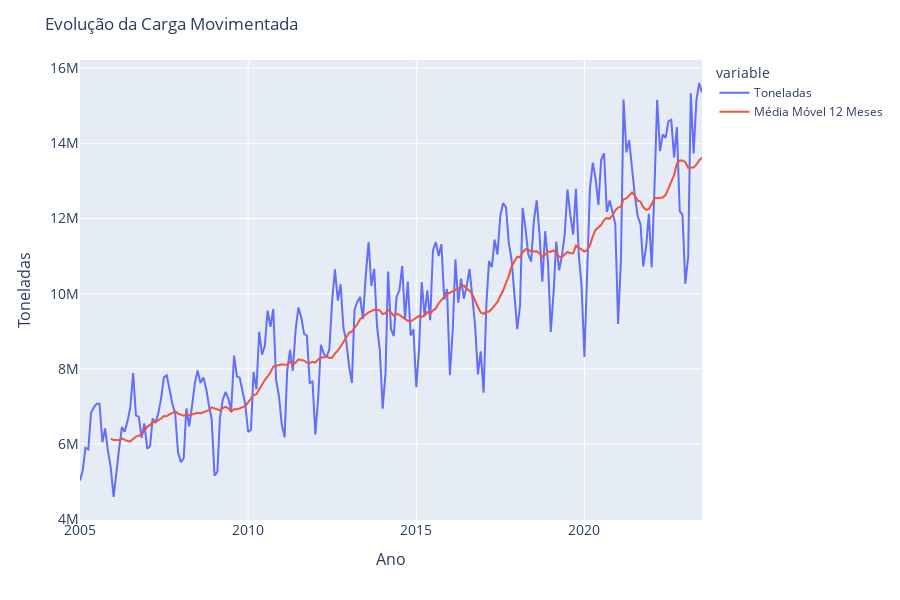
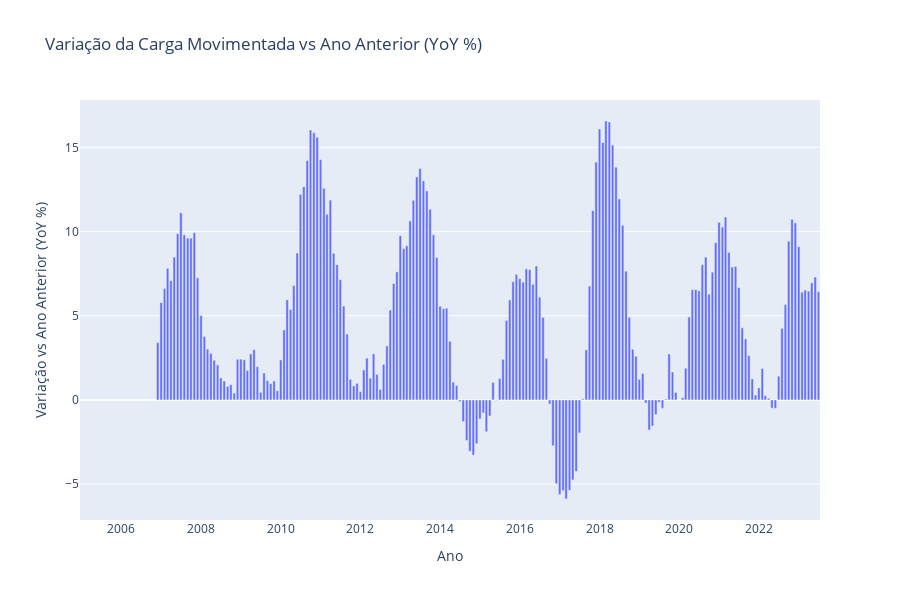

The code cell stored with these charts, in order, in its notebook:
### Markdown cell above
### Análise Temporal da Movimentação de Cargas
**Hipótese 1:** O crescimento do volume total de carga movimentado oscilou ao longo dos anos e tem tendência de crescimento.
- Visualização 1: Gráfico de linhas com a evolução das toneladas movimentadas anualmente e mensalmente.
- Visualização 2: Gráfico de barras com a variação vs ano anterior.

### Code cell
# Agrupando os dados por Data
grpMov = movimentacaoGeo.groupby(['Data']).agg(Toneladas=('Toneladas','sum')).reset_index()
grpMov['Média Móvel 12 Meses'] = grpMov['Toneladas'].rolling(window=12).mean()
grpMov['Acumulado_12_Meses'] = grpMov['Toneladas'].rolling(window=12).sum()
grpMov['Acumulado_12_Meses_Ano_Anterior'] = grpMov['Acumulado_12_Meses'].shift(12)
grpMov['Toneladas YoY %'] = ((grpMov['Acumulado_12_Meses'] / grpMov['Acumulado_12_Meses_Ano_Anterior']) - 1) * 100
display(grpMov)

# Gráfico de linha com a evolução do volume movimentado e a média móvel de 12 meses
fig = px.line(grpMov, x='Data', y=['Toneladas','Média Móvel 12 Meses'])
fig.update_layout(
    title='Evolução da Carga Movimentada',
    xaxis_tickfont_size=14,
    yaxis=dict(title='Toneladas', titlefont_size=16, tickfont_size=14),
    xaxis=dict(title='Ano', titlefont_size=16, tickfont_size=14),
    width=900,
    height=600)
fig.show()

fig = px.bar(grpMov, x='Data', y='Toneladas YoY %', 
             title='Variação da Carga Movimentada vs Ano Anterior (YoY %)')
fig.update_layout(
    xaxis_title='Ano',
    yaxis_title='Variação vs Ano Anterior (YoY %)',
    width=900,
    height=600)
fig.show()

### Figure 1 — Plotly figure (JSON) as saved in the notebook; plotly's stock layout.template omitted (floating-point values rounded to 4 significant figures; data arrays with more than 128 entries replaced by an {"elided": "..."} marker saying what was removed)
{"data": [{"hovertemplate": "variable=Toneladas<br>Data=%{x}<br>value=%{y}<extra></extra>", "legendgroup": "Toneladas", "line": {"color": "#636efa", "dash": "solid"}, "marker": {"symbol": "circle"}, "mode": "lines", "name": "Toneladas", "orientation": "v", "showlegend": true, "type": "scatter", "x": {"elided": "223 str values"}, "xaxis": "x", "y": {"elided": "223 float values"}, "yaxis": "y"}, {"hovertemplate": "variable=Média Móvel 12 Meses<br>Data=%{x}<br>value=%{y}<extra></extra>", "legendgroup": "Média Móvel 12 Meses", "line": {"color": "#EF553B", "dash": "solid"}, "marker": {"symbol": "circle"}, "mode": "lines", "name": "Média Móvel 12 Meses", "orientation": "v", "showlegend": true, "type": "scatter", "x": {"elided": "223 str values"}, "xaxis": "x", "y": {"elided": "223 float values"}, "yaxis": "y"}], "layout": {"height": 600, "legend": {"title": {"text": "variable"}, "tracegroupgap": 0}, "margin": {"t": 60}, "title": {"text": "Evolução da Carga Movimentada"}, "width": 900, "xaxis": {"anchor": "y", "domain": [0, 1], "tickfont": {"size": 14}, "title": {"font": {"size": 16}, "text": "Ano"}}, "yaxis": {"anchor": "x", "domain": [0, 1], "tickfont": {"size": 14}, "title": {"font": {"size": 16}, "text": "Toneladas"}}}}

### Figure 2 — Plotly figure (JSON) as saved in the notebook; plotly's stock layout.template omitted (floating-point values rounded to 4 significant figures; data arrays with more than 128 entries replaced by an {"elided": "..."} marker saying what was removed)
{"data": [{"alignmentgroup": "True", "hovertemplate": "Data=%{x}<br>Toneladas YoY %=%{y}<extra></extra>", "legendgroup": "", "marker": {"color": "#636efa", "pattern": {"shape": ""}}, "name": "", "offsetgroup": "", "orientation": "v", "showlegend": false, "textposition": "auto", "type": "bar", "x": {"elided": "223 str values"}, "xaxis": "x", "y": {"elided": "223 float values"}, "yaxis": "y"}], "layout": {"barmode": "relative", "height": 600, "legend": {"tracegroupgap": 0}, "title": {"text": "Variação da Carga Movimentada vs Ano Anterior (YoY %)"}, "width": 900, "xaxis": {"anchor": "y", "domain": [0, 1], "title": {"text": "Ano"}}, "yaxis": {"anchor": "x", "domain": [0, 1], "title": {"text": "Variação vs Ano Anterior (YoY %)"}}}}
